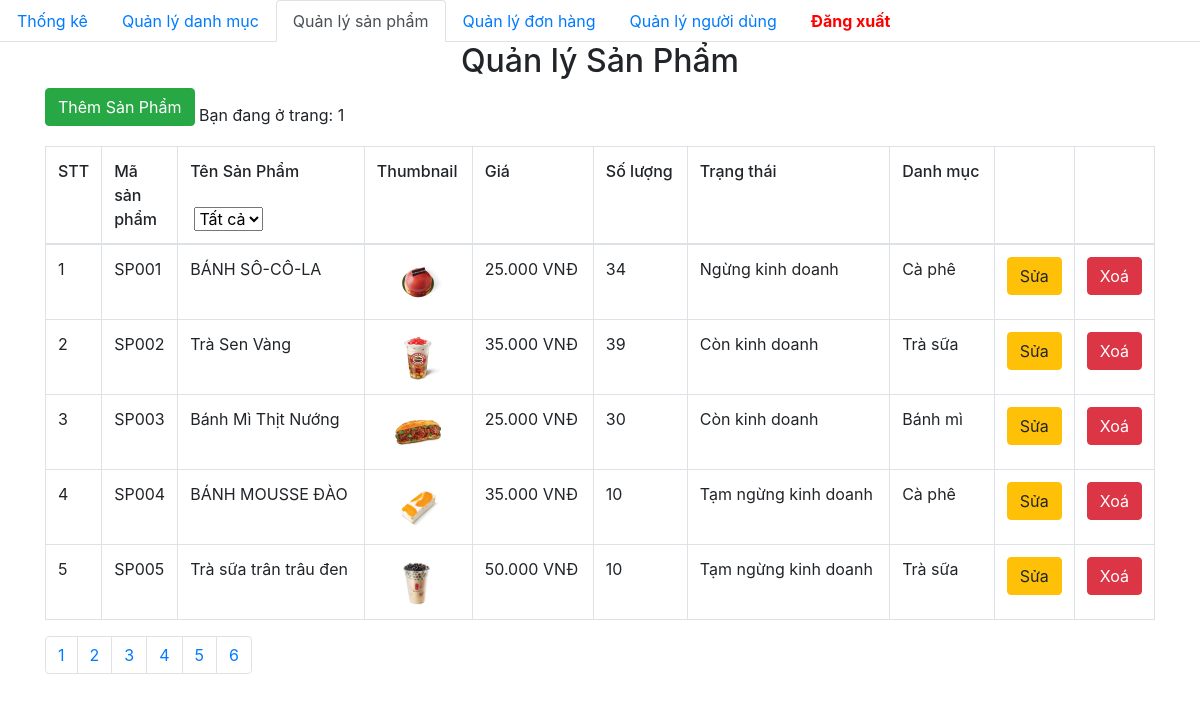
/PHP/admin/product/index.php, run on the app's committed database.
### tables this page shows
CREATE TABLE `product` (
  `id` varchar(50) NOT NULL,
  `title` varchar(100) NOT NULL,
  `thumbnail` varchar(500) DEFAULT NULL,
  `price` float NOT NULL,
  `number` int(11) NOT NULL,
  `id_category` int(10) NOT NULL,
  `status` tinyint(1) NOT NULL,
  `content` longtext DEFAULT NULL
);

CREATE TABLE `category` (
  `id` int(10) NOT NULL,
  `name` varchar(50) NOT NULL
);

### PHP/admin/database/dbhelper.php (called while the page is built, shortened)
<?php
function executeResult($sql)
{
	$con = mysqli_connect(HOST, USERNAME, PASSWORD, DATABASE);
	$result = mysqli_query($con, $sql);
	$data   = [];
	while ($row = mysqli_fetch_array($result, 1)) {
		$data[] = $row;
	}
	return $data;
}

### PHP/admin/product/index.php (the view, shortened to what this page needs)
<?php
require_once('../database/dbhelper.php');
?>
<!DOCTYPE html>
<html>
<head>
    <link rel="stylesheet" href="https://maxcdn.bootstrapcdn.com/bootstrap/4.4.1/css/bootstrap.min.css">
</head>
<body>
    <ul class="nav nav-tabs">
        <li class="nav-item">
            <a class="nav-link" href="../index.php">Thống kê</a>
        </li>
        <li class="nav-item">
            <a class="nav-link " href="../category/">Quản lý danh mục</a>
        </li>
        <li class="nav-item">
            <a class="nav-link active" href="../product/">Quản lý sản phẩm</a>
        </li>
        <li class="nav-item">
            <a class="nav-link" href="../dashboard.php">Quản lý đơn hàng</a>
        </li>
        <li class="nav-item">
            <a class="nav-link" href="../user">Quản lý người dùng</a>
        </li>
        <li class="nav-item">
                    <a class="nav-link" href="../../index.php" style="font-weight: bold; color: red">Đăng xuất</a>
        </li>
    </ul>
    <div class="container">
        <div class="panel panel-primary">
            <div class="panel-heading">
                <h2 class="text-center">Quản lý Sản Phẩm</h2>
            </div>
            <a href="add.php">
                <button class=" btn btn-success" style="margin-bottom:20px">Thêm Sản Phẩm</button>
            </a>
            <table class="table table-bordered table-hover">
                <thead>
                    <tr style="font-weight: 500;">
                        <td width="30px">STT</td>
                        <td width="30px">Mã sản phẩm</td>
                        <td>Tên Sản Phẩm
                        <div><br></div>
                        <div class="filter">
                            <select id="sort">
                            <option value="" >Tất cả</option>
                            </select>
                        </div>
                        </td>
                        <td>Thumbnail</td>
                        <td>Giá</td>
                        <td>Số lượng</td>
                        <td>Trạng thái</td>
                        <td>Danh mục</td>
                        <td width="50px"></td>
                        <td width="50px"></td>
                    </tr>
                </thead>
                <tbody>
                    <?php
                    try {
                        if (isset($_GET['page'])) {
                            $page = $_GET['page'];
                        } else {
                            $page = 1;
                        }
                        $limit = 5;
                        $start = ($page - 1) * $limit;
                        $sortOption = isset($_GET['sort']) ? $_GET['sort'] : '';
                            if ($sortOption == 'name_az') {
                                $sql = "SELECT p.*, c.name
                                    FROM product AS p
                                    LEFT JOIN category AS c ON p.id_category = c.id
                                    ORDER BY p.title ASC
                                    LIMIT $start, $limit";
                            }
                        else{
                        $sql = "SELECT p.*, c.name
                        FROM product AS p
                        LEFT JOIN category AS c ON p.id_category = c.id
                        LIMIT $start, $limit";
                        }
                        $productList = executeResult($sql);
                        $index = 1;
                        function getStatus($stt)
                        {
                            $status_text = '';
                            switch ($stt) {
                                case 0:
                                    $status_text = 'Ngừng kinh doanh';
                                    break;
                                case 1:
                                    $status_text = 'Tạm ngừng kinh doanh';
                                    break;
                                case 2:
                                    $status_text = 'Còn kinh doanh';
                                    break;
                            }
                            return $status_text;
                        }
                        foreach ($productList as $item) {
                            echo '  <tr>
                    <td>' . ($index++) . '</td>
                    <td>' . $item['id'] . '</td>
                    <td>' . $item['title'] . '</td>
                    <td style="text-align:center">
                        <img src="' . $item['thumbnail'] . '" alt="" style="width: 50px">
                    </td>
                    <td>' . number_format($item['price'], 0, ',', '.') . ' VNĐ</td>
                    <td>' . $item['number'] . '</td>
                    <td>' . getStatus($item['status']) . '</td>
                    <td>' . $item['name'] . '</td>
                    <td>
                        <a href="add.php?id=' . $item['id'] . '">
                            <button class=" btn btn-warning">Sửa</button>
                        </a>
                    </td>
                    <td>
                    <button class="btn btn-danger" onclick="deleteProduct(\'' . $item['id'] . '\')">Xoá</button>
                    </td>
                </tr>';
                        }
                    } catch (Exception $e) {
                        die("Lỗi thực thi sql: " . $e->getMessage());
                    }
                    ?>
                </tbody>
            </table>
        </div>
        <ul class="pagination">
            <?php
            $sql = "SELECT * FROM `product`";
            $conn = mysqli_connect(HOST, USERNAME, PASSWORD, DATABASE);
            $result = mysqli_query($conn, $sql);
            if (mysqli_num_rows($result)) {
                $numrow = mysqli_num_rows($result);
                $current_page = ceil($numrow / 5);
            }
            for ($i = 1; $i <= $current_page; $i++) {
                if ($i == $current_page) {
                    echo '
            <li class="page-item"><a class="page-link" href="?page=' . $i . '">' . $i . '</a></li>';
                } else {
                    echo '
            <li class="page-item"><a class="page-link" href="?page=' . $i . '">' . $i . '</a></li>
                    ';
                }
            }
            ?>
        </ul>
    </div>
</body>
</html>

### data on the page
product: id "SP001", title "BÁNH SÔ-CÔ-LA", thumbnail (picture), price "25.000", number "34", status "Ngừng kinh doanh", id_category.name "Cà phê"
product: id "SP002", title "Trà Sen Vàng", thumbnail (picture), price "35.000", number "39", status "Còn kinh doanh", id_category.name "Trà sữa"
product: id "SP003", title "Bánh Mì Thịt Nướng", thumbnail (picture), price "25.000", number "30", status "Còn kinh doanh", id_category.name "Bánh mì"
product: id "SP004", title "BÁNH MOUSSE ĐÀO", thumbnail (picture), price "35.000", number "10", status "Tạm ngừng kinh doanh", id_category.name "Cà phê"
product: id "SP005", title "Trà sữa trân trâu đen", thumbnail (picture), price "50.000", number "10", status "Tạm ngừng kinh doanh", id_category.name "Trà sữa"
